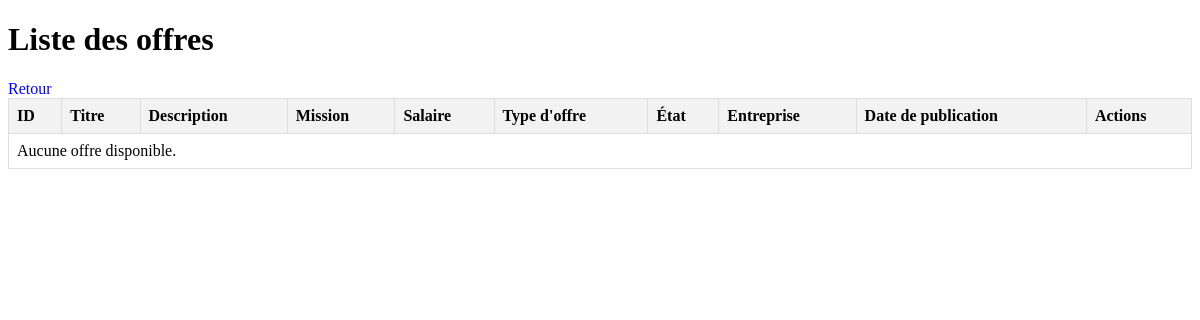
The app's page /src/vue/ListeOffre.php, older data.
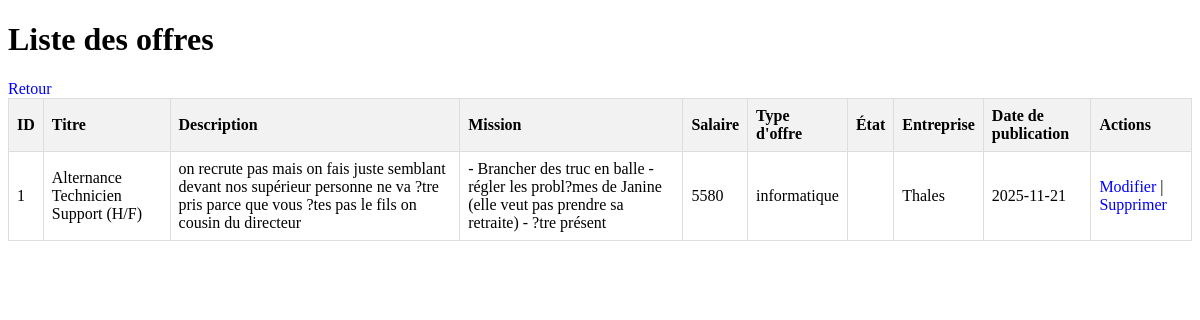
The same page, newer data.
### tables this page shows
CREATE TABLE IF NOT EXISTS `offre` (
  `id_offre` int NOT NULL AUTO_INCREMENT,
  `titre` varchar(150) NOT NULL,
  `description` varchar(255) DEFAULT NULL,
  `mission` varchar(255) NOT NULL,
  `salaire` double NOT NULL,
  `type_offre` varchar(50) DEFAULT NULL,
  `etat` enum('activer','desactiver') NOT NULL DEFAULT 'desactiver',
  `ref_utilisateur` int NOT NULL,
  `ref_entreprise` int NOT NULL,
  `date_publication` date NOT NULL,
  PRIMARY KEY (`id_offre`),
  KEY `ref_utilisateur_offre` (`ref_utilisateur`),
  KEY `ref_entreprise_offre` (`ref_entreprise`)
);

### src/repository/OffreRepository.php (called while the page is built, shortened)
<?php
require_once __DIR__ . '/../modele/Offre.php';
class OffreRepository {
    private $bdd;
    public function __construct($bdd) {
        $this->bdd = $bdd;
    }
    public function findAll(): array {
        $stmt = $this->bdd->prepare("SELECT * FROM offre");
        $stmt->execute();
        $results = $stmt->fetchAll(\PDO::FETCH_ASSOC);
        $offres = [];
        foreach ($results as $row) {
            $offres[] = new Offre($row);
        }
        return $offres;
    }
}
?>

### src/modele/Offre.php (called while the page is built, shortened)
<?php
class Offre {
    private $id_offre;
    private $titre;
    private $description;
    private $mission;
    private $salaire;
    private $type_offre;
    private $ref_entreprise;
    private $date_publication;
    public function __construct(array $data) {
        $this->id_offre = $data['id_offre'];
        $this->titre = $data['titre'];
        $this->description = $data['description'];
        $this->mission = $data['mission'];
        $this->salaire = $data['salaire'];
        $this->type_offre = $data['type_offre'];
        $this->ref_entreprise = $data['ref_entreprise'];
        $this->date_publication = $data['date_publication'];
    }
    public function getIdOffre() { return $this->id_offre; }
    public function getTitre() { return $this->titre; }
    public function getDescription() { return $this->description; }
    public function getMission() { return $this->mission; }
    public function getSalaire() { return $this->salaire; }
    public function getTypeOffre() { return $this->type_offre; }
    public function getRefEntreprise() { return $this->ref_entreprise; }
    public function getDatePublication() { return $this->date_publication; }
}
?>

### src/repository/EntrepriseRepository.php (called while the page is built, shortened)
<?php
require_once __DIR__ . '/../modele/Entreprise.php';
class EntrepriseRepository
{
    private $bdd;
    public function __construct(PDO $bdd)
    {
        $this->bdd = $bdd;
    }
    public function findAll(): array
    {
        try {
            $stmt = $this->bdd->query('
    SELECT
        id_entreprise AS id,
        nom_entreprise AS nom,
        rue_entreprise,
        ville_entreprise,
        cd_entreprise AS cd,
        site_web
    FROM entreprise
    ORDER BY nom_entreprise ASC
');
            $results = $stmt->fetchAll(PDO::FETCH_ASSOC);
            $entreprises = [];
            foreach ($results as $row) {
                $entreprises[] = new Entreprise($row);
            }
            return $entreprises;
        } catch (PDOException $e) {
            error_log('Erreur findAll entreprises : ' . $e->getMessage());
            return [];
        }
    }
}

### src/modele/Entreprise.php (called while the page is built, shortened)
<?php
class Entreprise
{
    private ?string $nom;
        public function __construct(array $data = [])
    {
        $this->nom = $data['nom_entreprise'] ?? $data['nom'] ?? '';
    }
    public function getNom(): string
    {
        return $this->nom;
    }
}

### src/vue/ListeOffre.php (the view, shortened to what this page needs)
<?php
require_once '../../src/modele/Offre.php';
require_once '../../src/repository/OffreRepository.php';
require_once '../../src/repository/EntrepriseRepository.php';
$database = new Bdd();
$bdd = $database->getBdd();
$offreRepo = new OffreRepository($bdd);
$offres = $offreRepo->findAll();
$entrepriseRepo = new EntrepriseRepository($bdd);
$entreprises = $entrepriseRepo->findAll();
$entreprisesMap = [];
foreach ($entreprises as $e) {
    $entreprisesMap[$e->getId()] = $e->getNom();
}
?>
<!DOCTYPE html>
<html lang="fr">
<head>
</head>
<body>
<h1>Liste des offres</h1>
<table>
    <thead>
    <tr>
        <th>ID</th>
        <th>Titre</th>
        <th>Description</th>
        <th>Mission</th>
        <th>Salaire</th>
        <th>Type d'offre</th>
        <th>État</th>
        <th>Entreprise</th>
        <th>Date de publication</th>
        <th>Actions</th>
    </tr>
    </thead>
    <tbody>
    <?php foreach ($offres as $o): ?>
        <tr>
            <td><?= htmlspecialchars($o->getIdOffre()) ?></td>
            <td><?= htmlspecialchars($o->getTitre()) ?></td>
            <td><?= htmlspecialchars($o->getDescription()) ?></td>
            <td><?= htmlspecialchars($o->getMission()) ?></td>
            <td><?= htmlspecialchars($o->getSalaire()) ?></td>
            <td><?= htmlspecialchars($o->getTypeOffre()) ?></td>
            <td><?= htmlspecialchars($o->getEtat()) ?></td>
            <td><?= htmlspecialchars($entreprisesMap[$o->getRefEntreprise()] ?? 'N/A') ?></td>
            <td><?= htmlspecialchars($o->getDatePublication()) ?></td>
            <td>
                <a href="ModifierOffre.php?id=<?= $o->getIdOffre() ?>">Modifier</a> |
                <a href="../traitement/SupprimerOffreTrt.php?id=<?= $o->getIdOffre() ?>" onclick="return confirm('Voulez-vous supprimer cette offre ?')">Supprimer</a>
            </td>
        </tr>
    <?php endforeach; ?>
    <?php if (empty($offres)): ?>
        <tr>
            <td colspan="11">Aucune offre disponible.</td>
        </tr>
    <?php endif; ?>
    <a href="../vue/AjouterOffre.php">Retour</a>
    </tbody>
</table>
</body>
</html>

Row changes from the older to the newer data that the page shows:
added offre: id_offre "1", titre "Alternance Technicien Support (H/F)", description "on recrute pas mais on fais juste semblant devant nos supérieur personne ne va ?tre pris parce que vous ?tes pas le fils on cousin du directeur", mission "- Brancher des truc en balle - régler les probl?mes de Janine (elle veut pas prendre sa retraite) - ?tre présent", salaire "5580", type_offre "informatique", ref_entreprise "Thales", date_publication "2025-11-21"
Text that changed along with them:
text no longer shown: "Aucune offre disponible."
